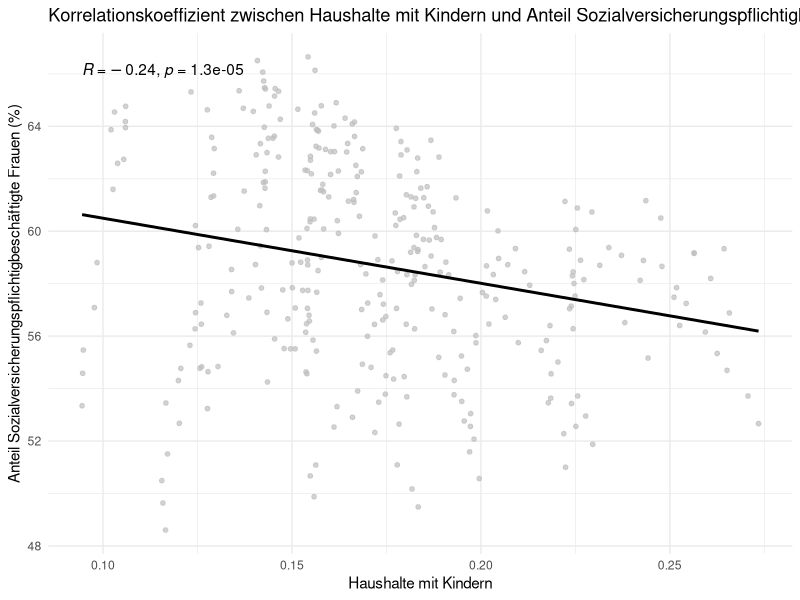
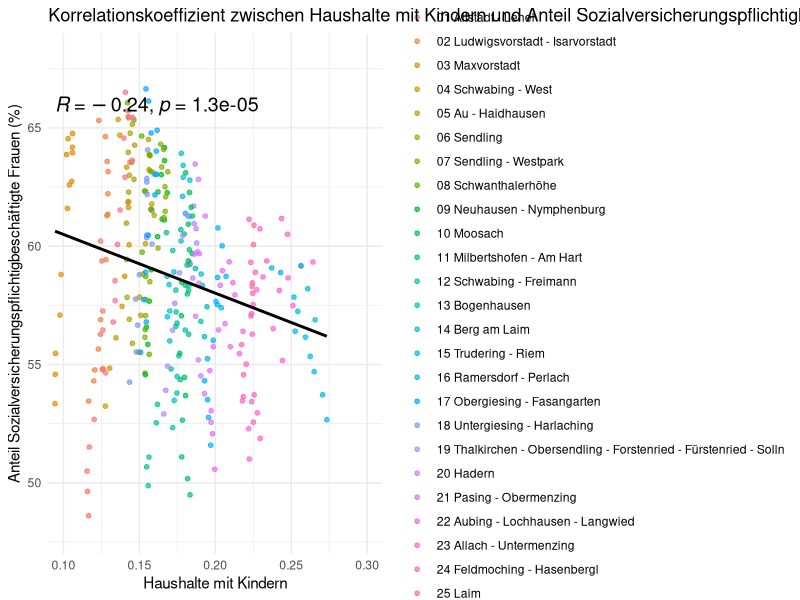
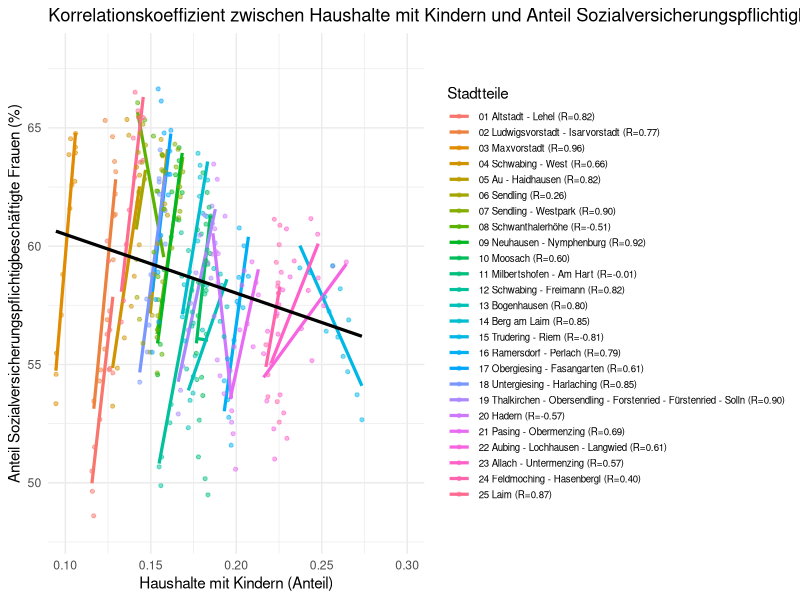
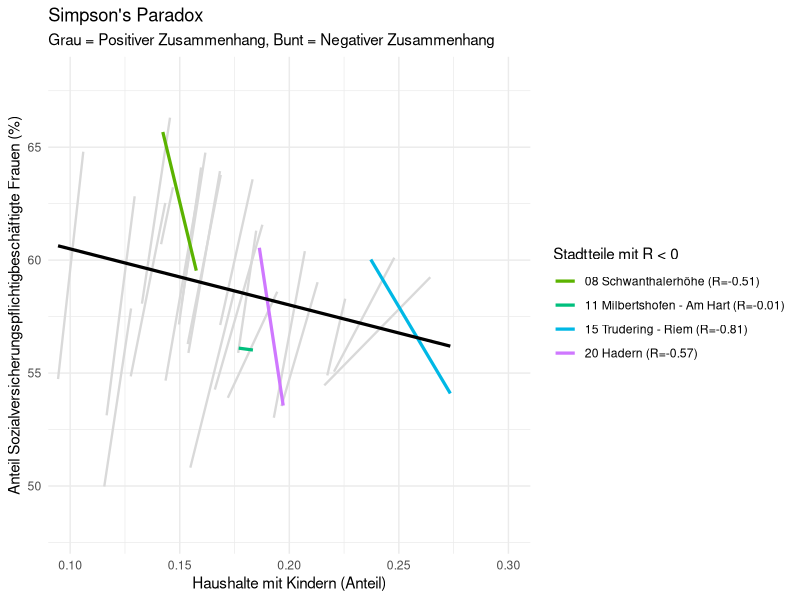
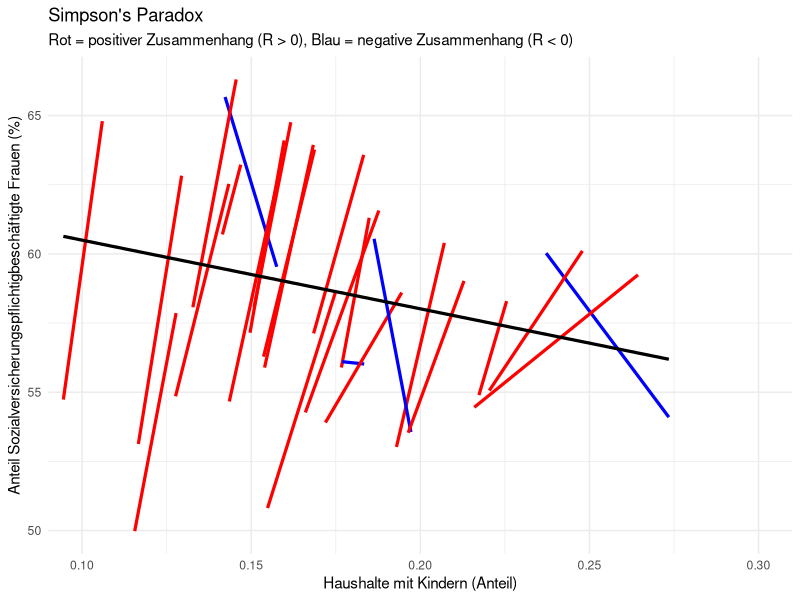

The R source for these figures, in order:
library(readxl)
library(tidyverse)
library(ggpubr)
library(ggplot2)


export_be <- read_excel("data/raw/export_be.xlsx")
be_sheet <- read_excel("data/raw/export_be.xlsx", sheet = "BEVÖLKERUNG")

export_ar <- read_excel("data/raw/export_ar.xlsx")
ar_sheet <- read_excel("data/raw/export_ar.xlsx", sheet = "ARBEITSMARKT")


all_districts_and_city <- be_sheet %>%
  filter(
    Indikator == "Haushalte mit Kindern",
    Ausprägung == "insgesamt"
  ) %>%
  mutate(
    hmk = `Basiswert 1` / `Basiswert 2`
  )

Sozialversicherungspflichtig_Beschäftigte_anteil_frau <- ar_sheet %>%
  filter(
    Indikator == "Sozialversicherungspflichtig Beschäftigte - Anteil",
    Ausprägung == "weiblich"
  ) %>%
  mutate(
    anteil = 100 * `Basiswert 1` / `Basiswert 2`
  )


korrelations_daten <- inner_join(
  all_districts_and_city, 
  Sozialversicherungspflichtig_Beschäftigte_anteil_frau, 
  by = c("Raumbezug", "Jahr")
)

korrelations_daten_clean <- korrelations_daten %>%
  filter(Raumbezug != "Stadt München")

ggplot(korrelations_daten_clean, aes(x = hmk, y = anteil)) +
  geom_point(size = 1.3, color = "grey", alpha = 0.7) +
  geom_smooth(method = "lm", color = "black", se = FALSE, linewidth = 1) +
  stat_cor(label.x.npc = "left", label.y.npc = "top") + 
  labs(
    title = "Korrelationskoeffizient zwischen Haushalte mit Kindern und Anteil Sozialversicherungspflichtigbeschäftigte Frauen",
    x = "Haushalte mit Kindern",
    y = "Anteil Sozialversicherungspflichtigbeschäftigte Frauen (%)"
  ) +
  theme_minimal()

#----------------------------------------------------------------------------------
ggplot(korrelations_daten_clean, aes(x = hmk, y = anteil)) +
  geom_point(aes(color = Raumbezug), 
             size = 1.3,     
             alpha = 0.7) +   
  geom_smooth(method = "lm", color = "black", se = FALSE, linewidth = 1) +
  stat_cor(
    label.x.npc = "left",   
    label.y.npc = "top",   
    color = "black",
    size = 5
  ) + 
  coord_cartesian(xlim = c(0.1, 0.3), ylim = c(48, 68)) +
  labs(
    title = "Korrelationskoeffizient zwischen Haushalte mit Kindern und Anteil Sozialversicherungspflichtigbeschäftigte Frauen",
    x = "Haushalte mit Kindern",
    y = "Anteil Sozialversicherungspflichtigbeschäftigte Frauen (%)",
    color = "Stadtteile" 
  ) +
  guides(color = guide_legend(ncol = 1)) + 
  theme_minimal()
#-----------------------------------------------------------------------
korrelations_daten <- inner_join(
  all_districts_and_city, 
  Sozialversicherungspflichtig_Beschäftigte_anteil_frau, 
  by = c("Raumbezug", "Jahr")
)

korrelations_daten_clean <- korrelations_daten %>%
  filter(Raumbezug != "Stadt München")



plot_data_final <- korrelations_daten_clean %>%
  group_by(Raumbezug) %>%
  mutate(
    r = cor(hmk, anteil, use = "complete.obs"),
    r_label = sprintf("(R=%.2f)", r),
    Raumbezug_Label = paste(Raumbezug, r_label, sep = " ")
  ) %>%
  ungroup()

all_labels <- sort(unique(plot_data_final$Raumbezug_Label))
all_colors <- scales::hue_pal()(length(all_labels))
stadtteil_palette <- all_colors
names(stadtteil_palette) <- all_labels

ggplot(plot_data_final, aes(x = hmk, y = anteil)) +
  geom_smooth(aes(color = Raumbezug_Label, group = Raumbezug_Label),
              method = "lm", se = FALSE, linewidth = 1.1, alpha = 0.8) +
  geom_point(aes(color = Raumbezug_Label), size = 1.1, alpha = 0.5) +
  geom_smooth(aes(group = 1), method = "lm", color = "black", linewidth = 1.1, se = FALSE) +
  scale_color_manual(values = stadtteil_palette) +
  labs(
    title = "Korrelationskoeffizient zwischen Haushalte mit Kindern und Anteil Sozialversicherungspflichtigbeschäftigte Frauen nach Stadtteile",
    x = "Haushalte mit Kindern (Anteil)",
    y = "Anteil Sozialversicherungspflichtigbeschäftigte Frauen (%)",
    color = "Stadtteile" 
  ) +
  coord_cartesian(xlim = c(0.1, 0.3), ylim = c(48, 68)) + 
  theme_minimal() +
  theme(
    legend.text = element_text(size = 7),
    legend.key.height = unit(0.4, "cm")
  ) +
  guides(color = guide_legend(ncol = 1))


#----------------------------------------------------------------------------
r_werte_check <- korrelations_daten_clean %>%
  group_by(Raumbezug) %>%
  summarise(
    r_wert = cor(hmk, anteil)
  ) %>%
  mutate(
    is_negative = r_wert < 0,
    Raumbezug_Label = paste0(Raumbezug, " (R=", round(r_wert, 2), ")")
  )

plot_data_highlight <- korrelations_daten_clean %>%
  left_join(r_werte_check, by = "Raumbezug")

ggplot(plot_data_highlight, aes(x = hmk, y = anteil)) +
  geom_smooth(
    data = subset(plot_data_highlight, is_negative == FALSE),
    aes(group = Raumbezug), 
    method = "lm", 
    se = FALSE, 
    color = "grey85", 
    linewidth = 0.8,
    alpha = 0.5
  ) +
  geom_smooth(
    data = subset(plot_data_highlight, is_negative == TRUE),
    aes(color = Raumbezug_Label, group = Raumbezug), 
    method = "lm", 
    se = FALSE, 
    linewidth = 1.1, 
    alpha = 1
  ) +
  geom_smooth(
    aes(group = 1), 
    method = "lm", 
    color = "black", 
    linewidth = 1.1, 
    se = FALSE
  ) +
  scale_color_manual(values = stadtteil_palette) +
  labs(
    title = "Simpson's Paradox",
    subtitle = "Grau = Positiver Zusammenhang, Bunt = Negativer Zusammenhang",
    x = "Haushalte mit Kindern (Anteil)",
    y = "Anteil Sozialversicherungspflichtigbeschäftigte Frauen (%)",
    color = "Stadtteile mit R < 0" 
  ) +
  coord_cartesian(xlim = c(0.1, 0.3), ylim = c(48, 68)) +
  theme_minimal() +
  theme(legend.position = "right")

#------------------------------------------------------------------------------
plot_data_colored <- korrelations_daten_clean %>%
  group_by(Raumbezug) %>%
  mutate(
    r_wert = cor(hmk, anteil),
    trend_richtung = ifelse(r_wert >= 0, "positiv", "negativ")
  ) %>%
  ungroup() 

ggplot(plot_data_colored, aes(x = hmk, y = anteil)) +
  geom_smooth(
    aes(
      color = trend_richtung,  
      group = Raumbezug        
    ), 
    method = "lm", 
    se = FALSE, 
    linewidth = 1.1,    
    alpha = 0.6       
  ) +
  geom_smooth(aes(group = 1), method = "lm", color = "black", linewidth = 1.1, se = FALSE) +
  scale_color_manual(values = c(
    "positiv" = "red",  
    "negativ" = "blue"  
  )) +
  labs(
    title = "Simpson's Paradox",
    subtitle = "Rot = positiver Zusammenhang (R > 0), Blau = negative Zusammenhang (R < 0)",
    x = "Haushalte mit Kindern (Anteil)",
    y = "Anteil Sozialversicherungspflichtigbeschäftigte Frauen (%)"
  ) +
  coord_cartesian(xlim = c(0.1, 0.3)) +
  theme_minimal() +
  theme(legend.position = "none")